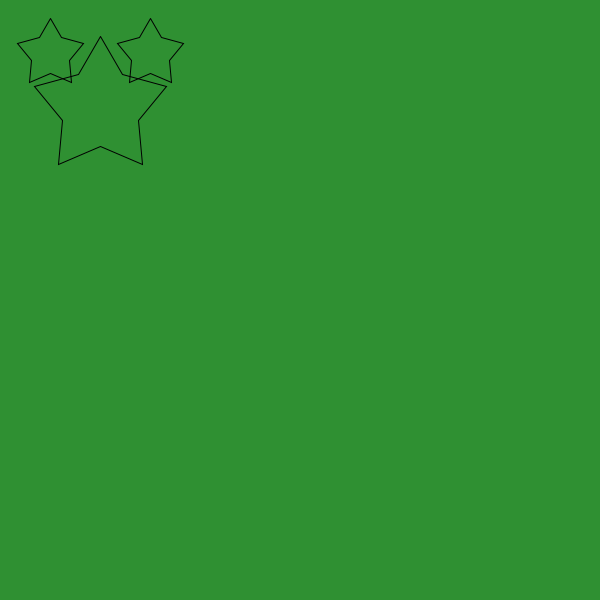
Frame 1 (no input)
Frame 60 (the mouse pressed at the canvas centre just before this capture): identical to frame 1, image omitted
Frame 120 (the mouse held since frame 60 and released just before this capture): identical to frame 1, image omitted

The Processing sketch that drew this single still picture (run headless with seeded random() and noise(); from frame 60 on, the mouse is pressed at the canvas centre):

// Processing sketch: int__experiment
// ── int__experiment.pde
//global variables

int[] x = { 50, 61, 83, 69, 71, 50, 29, 31, 17, 39, 50 };
int[] y = { 18, 37, 43, 60, 82, 73, 82, 60, 43, 37, 18 };
color red=color(255, 0, 0, 200);
color white=color(255, 200);
color blue=color(0, 0, 255, 200);
color colr=blue;
//setup
void setup() {
size(600, 600);
background(#2F9032);

// Reads one array element every time through the for()
beginShape();
noFill();

for (int i = 0; i < 11; i++) {

vertex(x[i], y[i]);
}//end i loop
endShape();

beginShape();
for (int i = 0; i < 11; i++) {

vertex(x[i]+100, y[i]);
}//end i loop
endShape();

beginShape();


for (int i = 0; i < 11; i++) {

vertex(x[i]*2, y[i]*2);
}//end i loop
endShape();
}//end setup

//draw
void draw() {
//draw intentionally left empty
}//end draw
